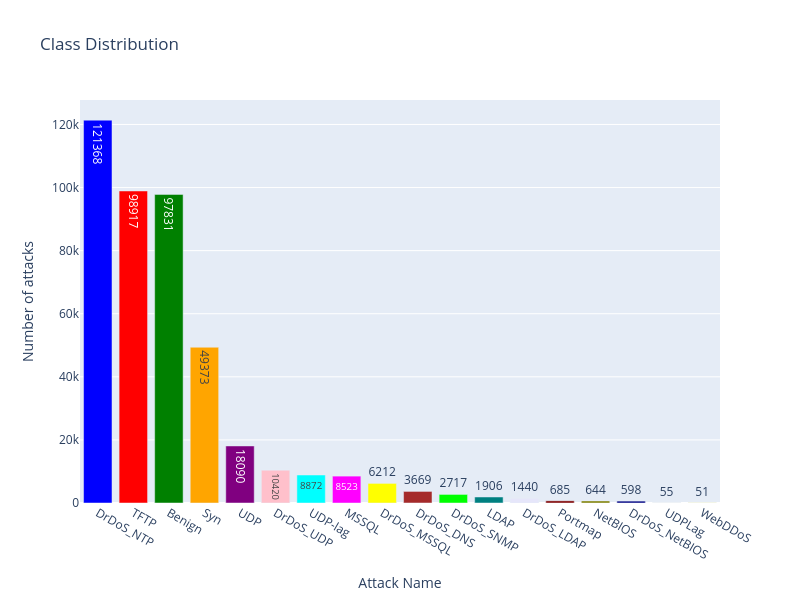

Write notebook code for a chart like this one.
### Code cell
import plotly.graph_objs as go
dataa = {
    "DrDoS_NTP": 121368,
    "TFTP": 98917,
    "Benign": 97831,
    "Syn": 49373,
    "UDP": 18090,
    "DrDoS_UDP": 10420,
    "UDP-lag": 8872,
    "MSSQL": 8523,
    "DrDoS_MSSQL": 6212,
    "DrDoS_DNS": 3669,
    "DrDoS_SNMP": 2717,
    "LDAP": 1906,
    "DrDoS_LDAP": 1440,
    "Portmap": 685,
    "NetBIOS": 644,
    "DrDoS_NetBIOS": 598,
    "UDPLag": 55,
    "WebDDoS": 51
}

# Extracting labels and values from the data dictionary
labels = list(dataa.keys())
values = list(dataa.values())

# Defining custom colors for each bar
colors = ['blue', 'red', 'green', 'orange', 'purple', 'pink', 'cyan', 'magenta', 'yellow', 'brown', 'lime', 'teal', 'lavender', 'maroon', 'olive', 'navy', 'silver', 'gold']

# Creating a bar plot with custom colors
fig = go.Figure(data=[go.Bar(
    x=labels,
    y=values,
    text=values,
    textposition='auto',  # Display the text on the bars
    marker_color=colors  # Assigning custom colors to each bar
)])

# Updating the layout
fig.update_layout(
    width=800,
    height=600,
    title='Class Distribution',
    yaxis_title='Number of attacks',
    xaxis_title='Attack Name',
)

# Plotting the figure
fig.show()

### Figure 1 — Plotly figure (JSON) as saved in the notebook; plotly's stock layout.template omitted (floating-point values rounded to 4 significant figures)
{"data": [{"marker": {"color": ["blue", "red", "green", "orange", "purple", "pink", "cyan", "magenta", "yellow", "brown", "lime", "teal", "lavender", "maroon", "olive", "navy", "silver", "gold"]}, "text": ["121368", "98917", "97831", "49373", "18090", "10420", "8872", "8523", "6212", "3669", "2717", "1906", "1440", "685", "644", "598", "55", "51"], "textposition": "auto", "type": "bar", "x": ["DrDoS_NTP", "TFTP", "Benign", "Syn", "UDP", "DrDoS_UDP", "UDP-lag", "MSSQL", "DrDoS_MSSQL", "DrDoS_DNS", "DrDoS_SNMP", "LDAP", "DrDoS_LDAP", "Portmap", "NetBIOS", "DrDoS_NetBIOS", "UDPLag", "WebDDoS"], "y": [121368, 98917, 97831, 49373, 18090, 10420, 8872, 8523, 6212, 3669, 2717, 1906, 1440, 685, 644, 598, 55, 51]}], "layout": {"height": 600, "title": {"text": "Class Distribution"}, "width": 800, "xaxis": {"title": {"text": "Attack Name"}}, "yaxis": {"title": {"text": "Number of attacks"}}}}
